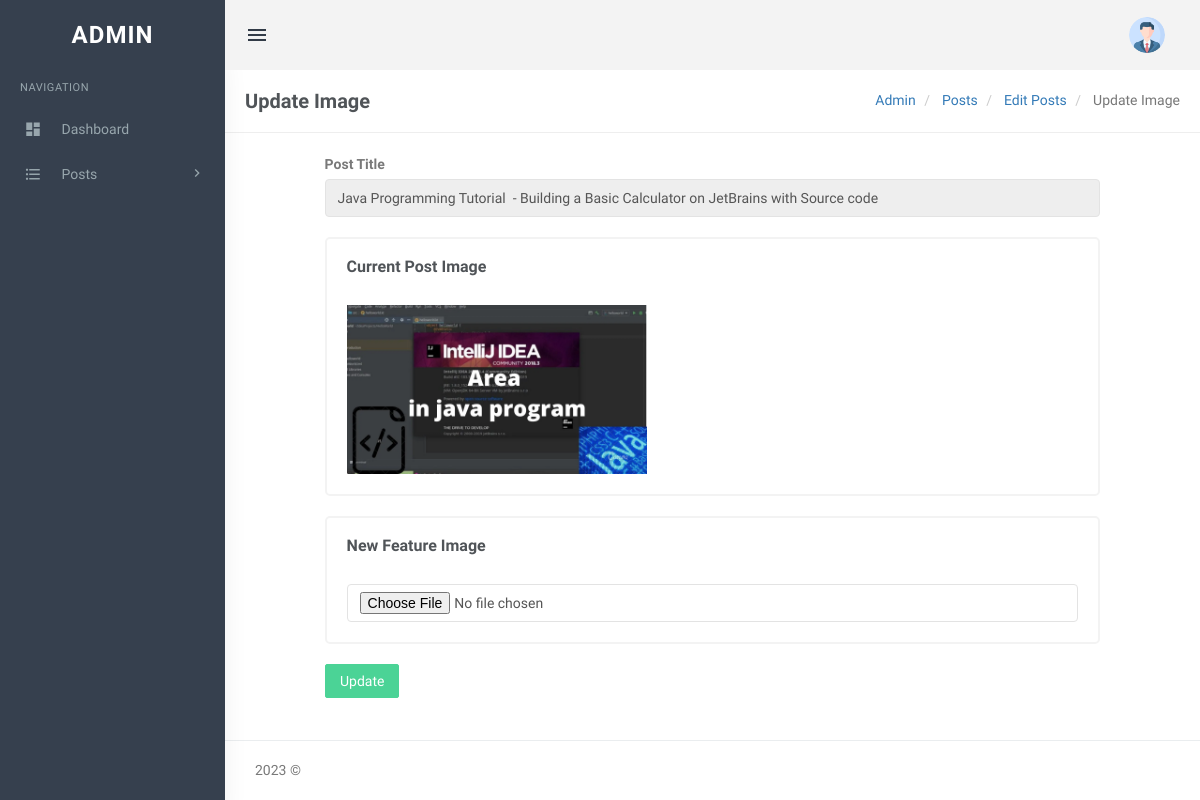
The page /php/admin/change-image.php?pid=12 (signed in) on the database its author committed.
### tables this page shows
CREATE TABLE `tblposts` (
  `id` int(11) NOT NULL,
  `PostTitle` longtext DEFAULT NULL,
  `CategoryId` int(11) DEFAULT NULL,
  `SubCategoryId` int(11) DEFAULT NULL,
  `PostDetails` longtext DEFAULT NULL,
  `PostingDate` timestamp NULL DEFAULT current_timestamp(),
  `UpdationDate` timestamp NULL DEFAULT NULL ON UPDATE current_timestamp(),
  `Is_Active` int(1) DEFAULT NULL,
  `PostUrl` mediumtext DEFAULT NULL,
  `PostImage` varchar(255) DEFAULT NULL,
  `viewCounter` int(11) DEFAULT NULL,
  `postedBy` varchar(255) DEFAULT NULL,
  `lastUpdatedBy` varchar(255) DEFAULT NULL
);

### php/admin/change-image.php (the view, shortened to what this page needs)
<?php
include('includes/config.php');
if(strlen($_SESSION['login'])==0)
  {
header('location:index.php');
}
else{
?>
<!DOCTYPE html>
<html lang="en">
<head>
    <link href="../plugins/summernote/summernote.css" rel="stylesheet" />
    <link href="../plugins/select2/css/select2.min.css" rel="stylesheet" type="text/css" />
    <link href="../plugins/jquery.filer/css/jquery.filer.css" rel="stylesheet" />
    <link href="../plugins/jquery.filer/css/themes/jquery.filer-dragdropbox-theme.css" rel="stylesheet" />
    <link href="assets/css/bootstrap.min.css" rel="stylesheet" type="text/css" />
    <link href="assets/css/core.css" rel="stylesheet" type="text/css" />
    <link href="assets/css/components.css" rel="stylesheet" type="text/css" />
    <link href="assets/css/icons.css" rel="stylesheet" type="text/css" />
    <link href="assets/css/pages.css" rel="stylesheet" type="text/css" />
    <link href="assets/css/menu.css" rel="stylesheet" type="text/css" />
    <link href="assets/css/responsive.css" rel="stylesheet" type="text/css" />
    <link rel="stylesheet" href="../plugins/switchery/switchery.min.css">
</head>
<body class="fixed-left">
    <div id="wrapper">
        <?php include('includes/topheader.php');?>
        <?php include('includes/leftsidebar.php');?>
        <div class="content-page">
            <div class="content">
                <div class="container">
                    <div class="row">
                        <div class="col-xs-12">
                            <div class="page-title-box">
                                <h4 class="page-title">Update Image </h4>
                                <ol class="breadcrumb p-0 m-0">
                                    <li>
                                        <a href="#">Admin</a>
                                    </li>
                                    <li>
                                        <a href="#"> Posts </a>
                                    </li>
                                    <li>
                                        <a href="#"> Edit Posts </a>
                                    </li>
                                    <li class="active">
                                        Update Image
                                    </li>
                                </ol>
                                <div class="clearfix"></div>
                            </div>
                        </div>
                    </div>
                    <div class="row">
                        <div class="col-sm-6">
                        </div>
                    </div>
                    <form name="addpost" method="post" enctype="multipart/form-data">
                        <?php
$postid=intval($_GET['pid']);
$query=mysqli_query($con,"select PostImage,PostTitle from tblposts where id='$postid' and Is_Active=1 ");
while($row=mysqli_fetch_array($query))
{
?>
                        <div class="row">
                            <div class="col-md-10 col-md-offset-1">
                                <div class="p-6">
                                    <div class="">
                                        <form name="addpost" method="post">
                                            <div class="form-group m-b-20">
                                                <label for="exampleInputEmail1">Post Title</label>
                                                <input type="text" class="form-control" id="posttitle"
                                                    value="<?php echo htmlentities($row['PostTitle']);?>"
                                                    name="posttitle" readonly>
                                            </div>
                                            <div class="row">
                                                <div class="col-sm-12">
                                                    <div class="card-box">
                                                        <h4 class="m-b-30 m-t-0 header-title"><b>Current Post Image</b>
                                                        </h4>
                                                        <img src="postimages/<?php echo htmlentities($row['PostImage']);?>"
                                                            width="300" />
                                                        <br />
                                                    </div>
                                                </div>
                                            </div>
                                            <?php } ?>
                                            <div class="row">
                                                <div class="col-sm-12">
                                                    <div class="card-box">
                                                        <h4 class="m-b-30 m-t-0 header-title"><b>New Feature Image</b>
                                                        </h4>
                                                        <input type="file" class="form-control" id="postimage"
                                                            name="postimage" required>
                                                    </div>
                                                </div>
                                            </div>
                                            <button type="submit" name="update"
                                                class="btn btn-success waves-effect waves-light">Update </button>
                                        </form>
                                    </div>
                                </div>
                            </div>
                        </div>
                </div>
            </div>
            <?php include('includes/footer.php');?>
        </div>
    </div>
</body>
</html>
<?php } ?>

### php/admin/assets/css/core.css (style rules this page uses)
body { font-family: 'Varela Round', sans-serif; margin: 0; padding-bottom: 60px; overflow-x: hidden; color: #797979; }
html { position: relative; min-height: 100%; }
.h1, .h2, .h3, .h4, .h5, .h6, h1, h2, h3, h4, h5, h6 { color: #505458; font-family: 'Hind Madurai', sans-serif; margin: 10px 0; }
* { outline: none !important; }
b, strong { font-weight: 600; font-family: 'Hind Madurai', sans-serif; }
.container { width: auto; }
#wrapper { height: 100%; overflow: hidden; width: 100%; }
.p-0 { padding: 0 !important; }
.m-0 { margin: 0 !important; }
.m-t-0 { margin-top: 0 !important; }
.m-b-20 { margin-bottom: 20px !important; }
.m-b-30 { margin-bottom: 30px !important; }
.card-box { padding: 20px; border: 2px solid #f3f3f3; -webkit-border-radius: 5px; border-radius: 5px; -moz-border-radius: 5px; background-clip: padding-box; margin-bottom: 20px; background-color: #ffffff; }
.row { margin-right: -10px; margin-left: -10px; }
.col-lg-1, .col-lg-10, .col-lg-11, .col-lg-12, .col-lg-2, .col-lg-3, .col-lg-4, .col-lg-5, .col-lg-6, .col-lg-7, .col-lg-8, .col-lg-9, .col-md-1, .col-md-10, .col-md-11, .col-md-12, .col-md-2, .col-md-3, .col-md-4, .col-md-5, .col-md-6, .col-md-7, .col-md-8, .col-md-9, .col-sm-1, .col-sm-10, .col-sm-11, .col-sm-12, .col-sm-2, .col-sm-3, .col-sm-4, .col-sm-5, .col-sm-6, .col-sm-7, .col-sm-8, .col-sm-9, .col-xs-1, .col-xs-10, .col-xs-11, .col-xs-12, .col-xs-2, .col-xs-3, .col-xs-4, .col-xs-5, .col-xs-6, .col-xs-7, .col-xs-8, .col-xs-9 { padding-left: 10px; padding-right: 10px; }
.breadcrumb { background-color: transparent; margin-bottom: 15px; padding-top: 10px; padding-left: 0; }
.waves-effect { position: relative; cursor: pointer; display: inline-block; overflow: hidden; -webkit-user-select: none; -moz-user-select: none; -ms-user-select: none; user-select: none; -webkit-tap-highlight-color: transparent; vertical-align: middle; z-index: 1; will-change: opacity, transform; -webkit-transition: all 0.3s ease-out; -moz-transition: all 0.3s ease-out; -o-transition: all 0.3s ease-out; -ms-transition: all 0.3s ease-out; transition: all 0.3s ease-out; }

### php/admin/assets/css/menu.css (style rules this page uses)
.content-page { margin-left: 225px; overflow: hidden; }
.content-page .content { padding: 0 5px 10px 5px; margin-top: 70px; }
.page-title { font-size: 20px; margin-bottom: 0; margin-top: 0; font-weight: 600; }
.header-title { font-size: 16px; line-height: 16px; margin-bottom: 8px; font-weight: 600; }
.page-title-box { padding: 20px; border-bottom: 1px solid #eee; margin: 0 -20px 20px -20px; }
.page-title-box .page-title { margin-bottom: 0; float: left; }
.page-title-box .breadcrumb { float: right; background-color: transparent !important; }

### rows shown on the page
tblposts: posttitle "Java Programming Tutorial - Building a Basic Calculator on JetBrains with Source code", PostImage (picture)
